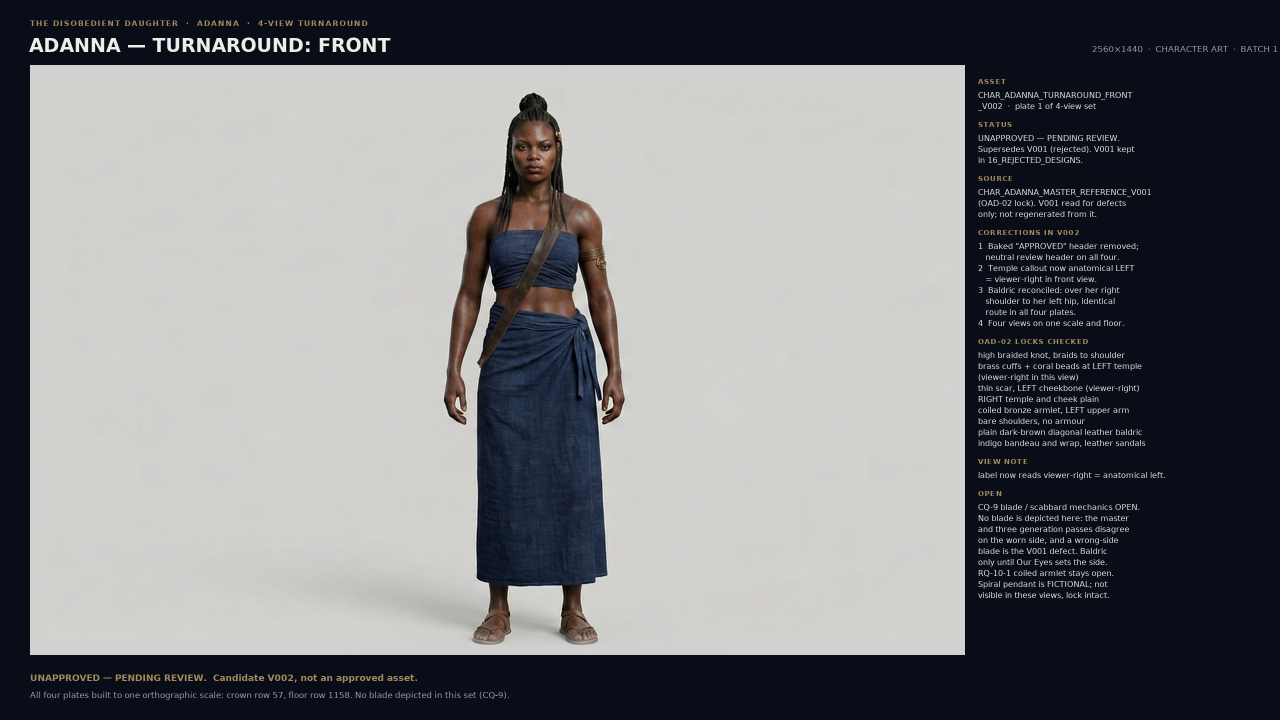
#> input picture STAGING_B1_2026-11-17/final/CAND_CHAR_ADANNA_TURNAROUND_FRONT_V002_2560x1440.png, 2560 x 1440 px, found by its file name (shown at 1/2 size); its folder holds 4 pictures in this run
$ python verify_turn.py
#> lines starting #> are read from the running program, lines starting #| are printed output that depends on the picture; after the words box and inside, x2 and y2 are one past the last pixel; in counts of white or black regions, pixels touching at a corner belong together
"""Verify the four V002 turnaround plates share one orthographic scale."""
from PIL import Image, ImageDraw, ImageFont
import numpy as np, json

S = '/home/user/chat-gpt/STAGING_B1_2026-11-17/'
VIEWS = ['FRONT', 'LEFT_SIDE', 'BACK', 'THREE_QUARTER']
PANEL = (60, 130, 1930, 1310)
FB = lambda s: ImageFont.truetype('/usr/share/fonts/truetype/dejavu/DejaVuSans-Bold.ttf', s)
FR = lambda s: ImageFont.truetype('/usr/share/fonts/truetype/dejavu/DejaVuSans.ttf', s)

out = {}
for v in VIEWS:
    im = Image.open(f'{S}final/CAND_CHAR_ADANNA_TURNAROUND_{v}_V002_2560x1440.png').convert('RGB')
#> im is the input picture: PIL image 2560x1440 RGB; mean R, G, B 121.1, 122.3, 125.3
    a = np.array(im.crop(PANEL)).astype(np.int16)
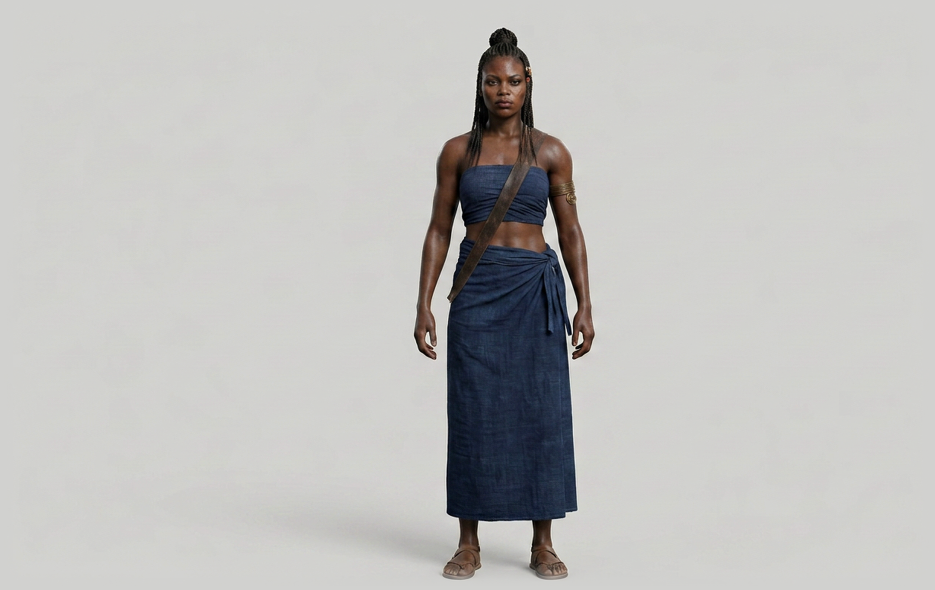
#> a: shape (1180, 1870, 3) int16 (shown at 1/2 size); mean R, G, B 191.4, 190.9, 189.2
    bg = np.array([209, 209, 207])
    m = np.abs(a - bg).max(2) > 34
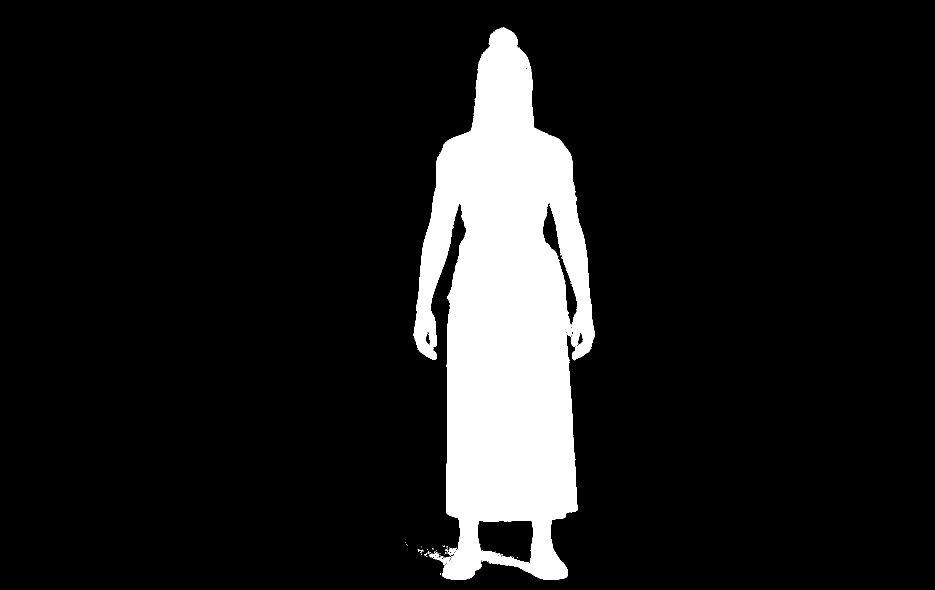
#> m: shape (1180, 1870) bool (shown at 1/2 size); 11.1% white; 50 white regions (49 under 20 px), largest, box (x1, y1, x2, y2) and area: (827, 55, 1190, 1160) 243746
    rows, cols = m.sum(1), m.sum(0)
#> rows = 1180 values, max 337 at index 663, min 0 at index 0, mean 206.7; cols = 1870 values, max 1006 at index 993, min 0 at index 0, mean 130.4
    ys = np.where(rows > 10)[0]
#> ys = 1103 values from 57 to 1159
    xs = np.where(cols > 10)[0]
#> xs = 361 values from 828 to 1188
    out[v] = dict(crown_row=int(ys[0]), floor_row=int(ys[-1]),
                  fig_height=int(ys[-1] - ys[0] + 1),
                  fig_left=int(xs[0]), fig_right=int(xs[-1]),
                  fig_centre=int((xs[0] + xs[-1]) // 2))
#> pass 2 of the loop `for v in VIEWS:`:
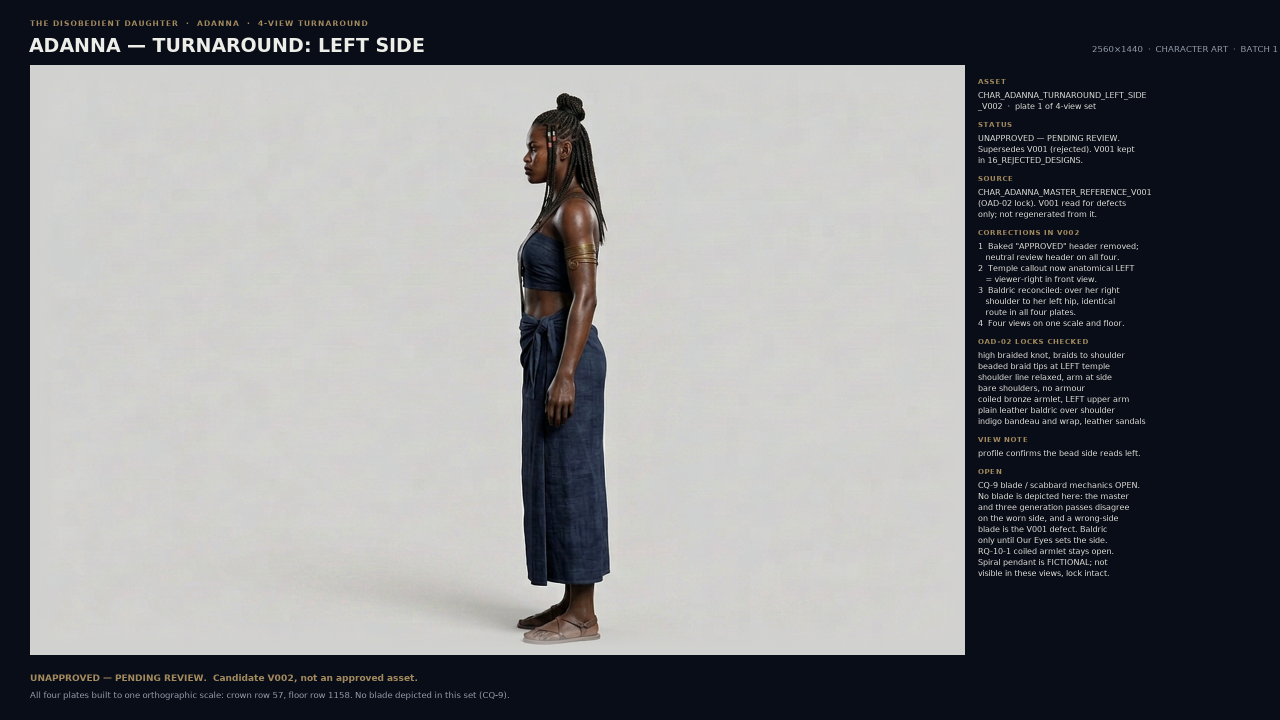
#> input picture STAGING_B1_2026-11-17/final/CAND_CHAR_ADANNA_TURNAROUND_LEFT_SIDE_V002_2560x1440.png, 2560 x 1440 px, found by its file name (shown at 1/2 size)
#> im is the input picture: PIL image 2560x1440 RGB; mean R, G, B 124.5, 125.6, 128.5
#> `m = np.abs(a - bg).max(2) > 34`:
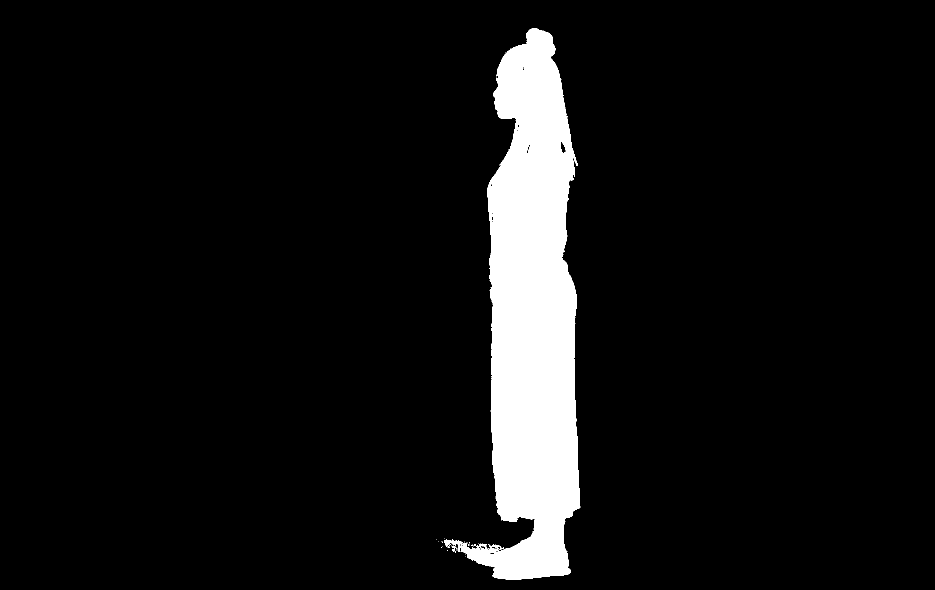
#> m: shape (1180, 1870) bool (shown at 1/2 size); 7.3% white; 46 white regions (42 under 20 px), largest, box (x1, y1, x2, y2) and area: (888, 56, 1161, 1159) 160683, (982, 716, 983, 750) 34, (903, 1091, 913, 1097) 33, (904, 1098, 909, 1104) 21
#> rows = 1180 values, max 213 at index 1102, min 0 at index 0, mean 136.4; cols = 1870 values, max 1100 at index 1070, min 0 at index 0, mean 86.05
#> ys = 1102 values from 57 to 1158
#> xs = 257 values from 892 to 1159
#> pass 3 of the loop `for v in VIEWS:`:
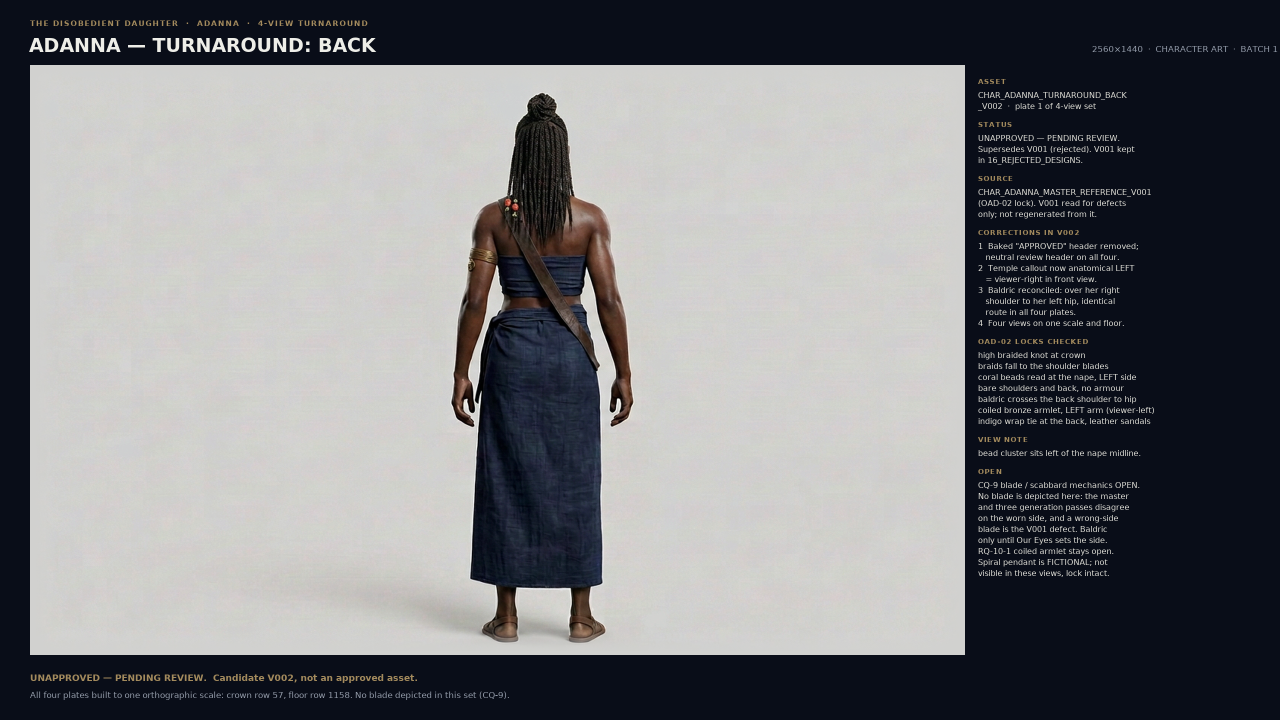
#> input picture STAGING_B1_2026-11-17/final/CAND_CHAR_ADANNA_TURNAROUND_BACK_V002_2560x1440.png, 2560 x 1440 px, found by its file name (shown at 1/2 size)
#> im is the input picture: PIL image 2560x1440 RGB; mean R, G, B 120.4, 121.2, 124.3
#> `m = np.abs(a - bg).max(2) > 34`:
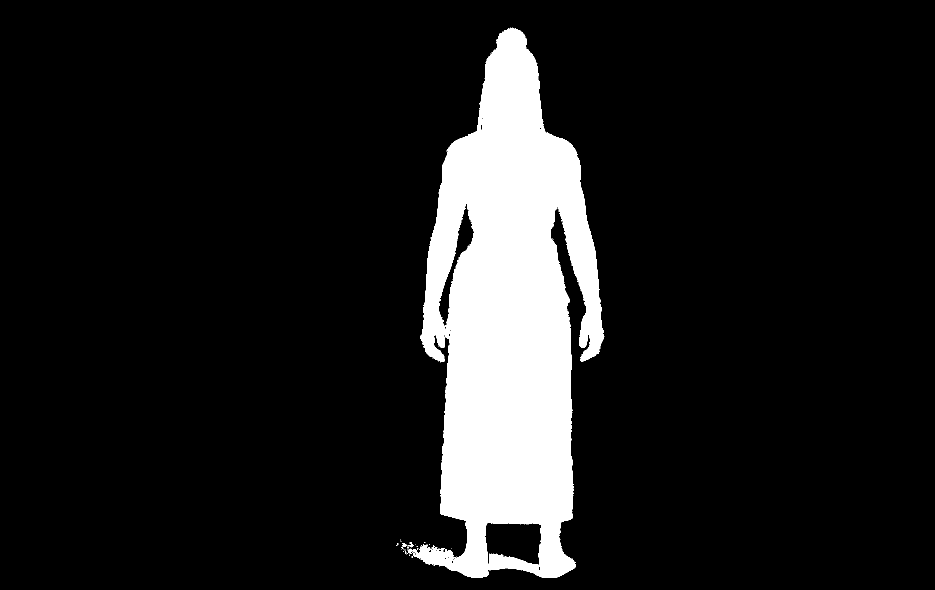
#> m: shape (1180, 1870) bool (shown at 1/2 size); 11.3% white; 73 white regions (70 under 20 px), largest, box (x1, y1, x2, y2) and area: (815, 55, 1209, 1156) 249019, (803, 1086, 813, 1099) 57, (819, 1084, 827, 1095) 43
#> rows = 1180 values, max 339 at index 664, min 0 at index 0, mean 211.3; cols = 1870 values, max 1016 at index 1024, min 0 at index 0, mean 133.3
#> ys = 1099 values from 57 to 1155
#> xs = 384 values from 806 to 1206
#> the loop made 4 passes; the first 3 are shown
h = [d['fig_height'] for d in out.values()]
#> h = [1103, 1102, 1099, 1101]
c = [d['crown_row'] for d in out.values()]
#> c = [57, 57, 57, 57]
f = [d['floor_row'] for d in out.values()]
#> f = [1159, 1158, 1155, 1157]
out['_spread'] = dict(height=max(h) - min(h), crown=max(c) - min(c), floor=max(f) - min(f))

# ---- 4-up alignment board -------------------------------------------------
PW, PH = 620, 391
SC = PW / 1870
BW = 20 + 4 * (PW + 20)
TOP = 132
board = Image.new('RGB', (BW, TOP + PH + 300), (9, 13, 24))
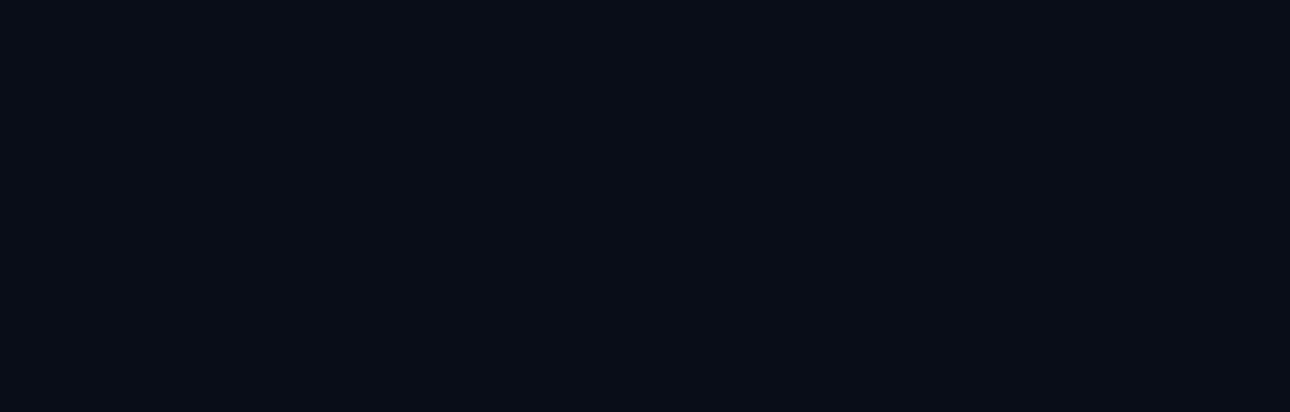
#> board: PIL image 2580x823 RGB (shown at 1/2 size); mean R, G, B 9, 13, 24
d = ImageDraw.Draw(board)
BG, TAN, WH, DIM, BODY = (9, 13, 24), (164, 139, 93), (238, 238, 232), (150, 158, 172), (226, 225, 217)
d.text((20, 40), 'ADANNA \u2014 TURNAROUND V002', font=FB(30), fill=WH, anchor='ls')
d.text((20, 78), 'Four views, one scale: crown, shoulder line, waist, hem and floor land on the same rows. '
                 'Candidate for review \u2014 not an approved asset.', font=FR(16), fill=DIM, anchor='ls')
d.text((20, 104), 'No blade depicted in this set \u2014 CQ-9 OPEN.', font=FB(15), fill=TAN, anchor='ls')

crown_y = TOP + round(c[0] * SC) if False else None
for i, v in enumerate(VIEWS):
    p = Image.open(f'{S}final/CAND_CHAR_ADANNA_TURNAROUND_{v}_V002_2560x1440.png').crop(PANEL).resize((PW, PH), Image.LANCZOS)
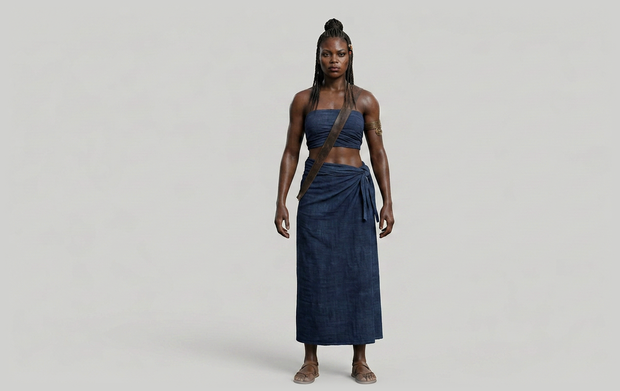
#> p: PIL image 620x391 RGB; mean R, G, B 191.4, 190.9, 189.2
    x = 20 + i * (PW + 20)
    board.paste(p, (x, TOP))
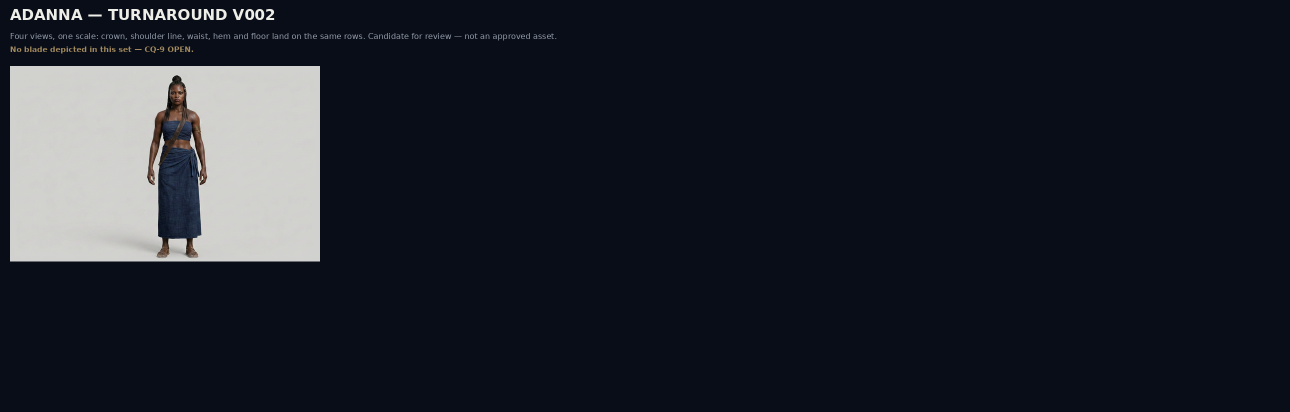
#> board: PIL image 2580x823 RGB (shown at 1/2 size); mean R, G, B 30.7, 34.2, 43.7
    d.text((x + 6, TOP + PH + 34), v.replace('_', ' '), font=FB(17), fill=WH, anchor='ls')
    dd = out[v]
#> dd = {'crown_row': 57, 'floor_row': 1159, 'fig_height': 1103, 'fig_left': 828, 'fig_right': 1188, 'fig_centre': 1008}
    d.text((x + 6, TOP + PH + 58),
           f"crown {dd['crown_row']}  floor {dd['floor_row']}  h {dd['fig_height']}",
           font=FR(14), fill=DIM, anchor='ls')
    for row, lab in ((dd['crown_row'], 'crown'), (dd['floor_row'], 'floor')):
        yy = TOP + row * SC
        for xx in range(x, x + PW, 14):
            d.line([(xx, yy), (xx + 7, yy)], fill=TAN, width=1)
#> this loop made 2 passes
#> (row, lab, yy) on passes 1 to 2: (57, 'crown', 150.9), (1159, 'floor', 516.3)
#> pass 2 of the loop `for i, v in enumerate(VIEWS):`:
#> `board.paste(p, (x, TOP))`:
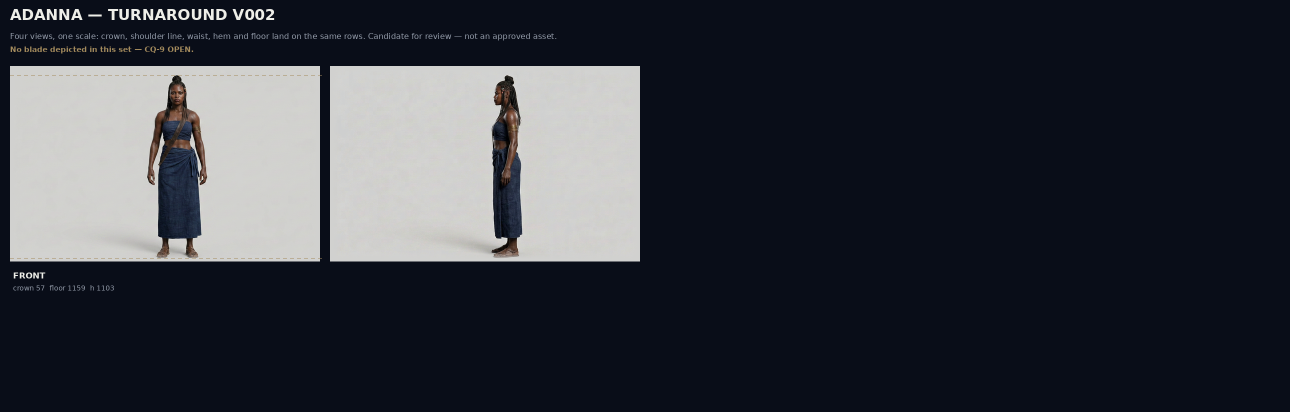
#> board: PIL image 2580x823 RGB (shown at 1/2 size); mean R, G, B 52.3, 55.2, 63.2
#> dd = {'crown_row': 57, 'floor_row': 1158, 'fig_height': 1102, 'fig_left': 892, 'fig_right': 1159, 'fig_centre': 1025}
#> the loop `for row, lab in ((dd['crown_row'], 'crown'), (dd['floor_row'], 'floor'..` made 2 passes
#> (row, lab, yy) on passes 1 to 2: (57, 'crown', 150.9), (1158, 'floor', 515.9)
#> pass 3 of the loop `for i, v in enumerate(VIEWS):`:
#> `board.paste(p, (x, TOP))`:
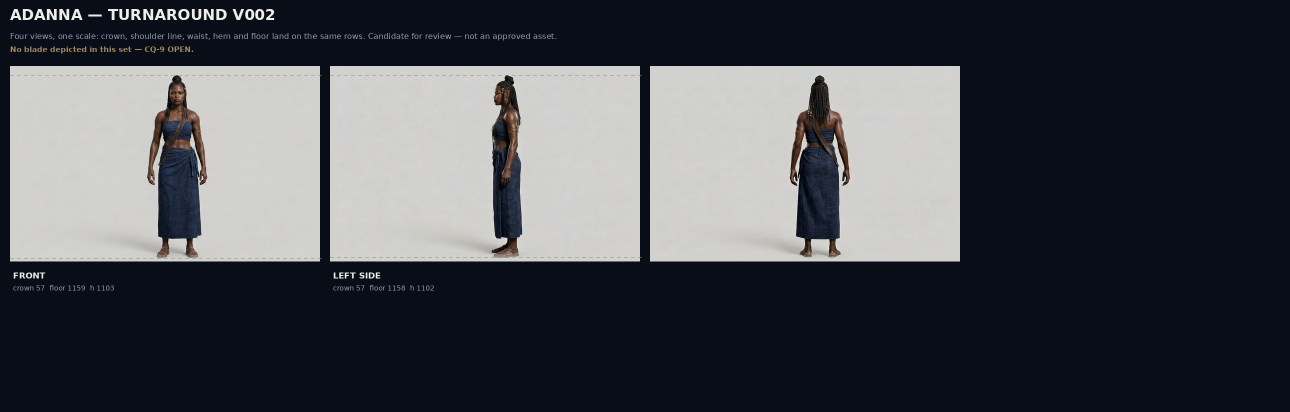
#> board: PIL image 2580x823 RGB (shown at 1/2 size); mean R, G, B 73, 75.4, 81.9
#> dd = {'crown_row': 57, 'floor_row': 1155, 'fig_height': 1099, 'fig_left': 806, 'fig_right': 1206, 'fig_centre': 1006}
#> the loop `for row, lab in ((dd['crown_row'], 'crown'), (dd['floor_row'], 'floor'..` made 2 passes
#> (row, lab, yy) on passes 1 to 2: (57, 'crown', 150.9), (1155, 'floor', 514.9)
#> the loop made 4 passes; the first 3 are shown

y0 = TOP + PH + 150
#> y0 = 673
lines = [
    f"height spread {out['_spread']['height']} px \u00b7 crown spread {out['_spread']['crown']} px "
    f"\u00b7 floor spread {out['_spread']['floor']} px  (panel 1870\u00d71180, body target 1103 px)",
    'Baldric route, identical in all four plates: over her RIGHT shoulder to her LEFT hip.',
    'Armlet, temple beads and cheek scar stay on her anatomical LEFT in every view.',
    'Blade and scabbard omitted: three generation passes put the scabbard on her right hip, the',
    'opposite of the OAD-02 lock, which is the defect Our Eyes rejected in V001. CQ-9 stays open.',
]
for i, t in enumerate(lines[:1]):
    d.text((20, y0), t, font=FR(15), fill=BODY, anchor='ls')
#> this loop made 1 pass
for i, t in enumerate(lines[1:]):
    d.text((20, y0 + 26 + i * 24), t, font=FR(15), fill=BODY if i > 1 else TAN, anchor='ls')
#> this loop made 4 passes

board.save(f'{S}submit/B2_COMPARE_ADANNA_TURNAROUND_V002_alignment.jpg', quality=94)
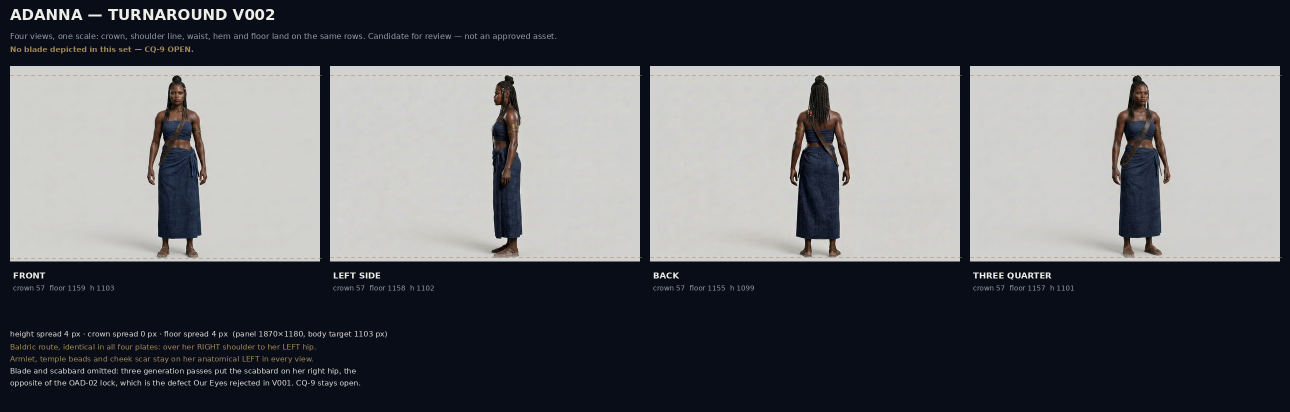
#> saved as B2_COMPARE_ADANNA_TURNAROUND_V002_alignment.jpg: PIL image 2580x823 RGB (shown at 1/2 size); mean R, G, B 94.9, 96.6, 101.5
json.dump(out, open(f'{S}work_turn/turn_audit.json', 'w'), indent=1)
print(json.dumps(out, indent=1))
#> (printed output is left out)
